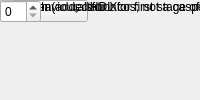
<?xml version="1.0" encoding="UTF-8"?>
<ui version="4.0">
 <class>MainWindow</class>
 <widget class="QMainWindow" name="MainWindow">
  <property name="windowTitle"><string>Adder Tree</string></property>
  <widget class="QWidget" name="centralwidget">
   <!-- NOTE: this is a simplified structural mirror of the generated
        <module>_ui.py, not a full round-trip Designer file. Regenerate
        both from the same spec if you need to edit layout by hand. -->
       <widget class="QLabel" name="label_n_inputs">
     <property name="text"><string>Number of Inputs</string></property>
    </widget>
       <widget class="QSpinBox" name="n_inputs"/>
       <widget class="QLabel" name="label_csp_latency">
     <property name="text"><string>Add Latency</string></property>
    </widget>
       <widget class="QSpinBox" name="csp_latency"/>
       <widget class="QLabel" name="label_adder_imp">
     <property name="text"><string>Adder implementation</string></property>
    </widget>
       <widget class="QComboBox" name="adder_imp">
     <item><property name="text"><string>Fabric</string></property></item>
     <item><property name="text"><string>Behavioral</string></property></item>
     <item><property name="text"><string>DSP48</string></property></item>
    </widget>
       <widget class="QLabel" name="label_first_stage_hdl">
     <property name="text"><string>Use behavioural HDL for first stage of adders</string></property>
    </widget>
       <widget class="QCheckBox" name="first_stage_hdl"/>
       <widget class="QLabel" name="label_dvalid_en">
     <property name="text"><string>dvalid_en</string></property>
    </widget>
       <widget class="QCheckBox" name="dvalid_en"/>
       <widget class="QLabel" name="label_bit_width">
     <property name="text"><string>Bit Width (added for Xcos; not a casper_library mask param)</string></property>
    </widget>
       <widget class="QSpinBox" name="bit_width"/>
  </widget>
 </widget>
 <resources/>
 <connections/>
</ui>
